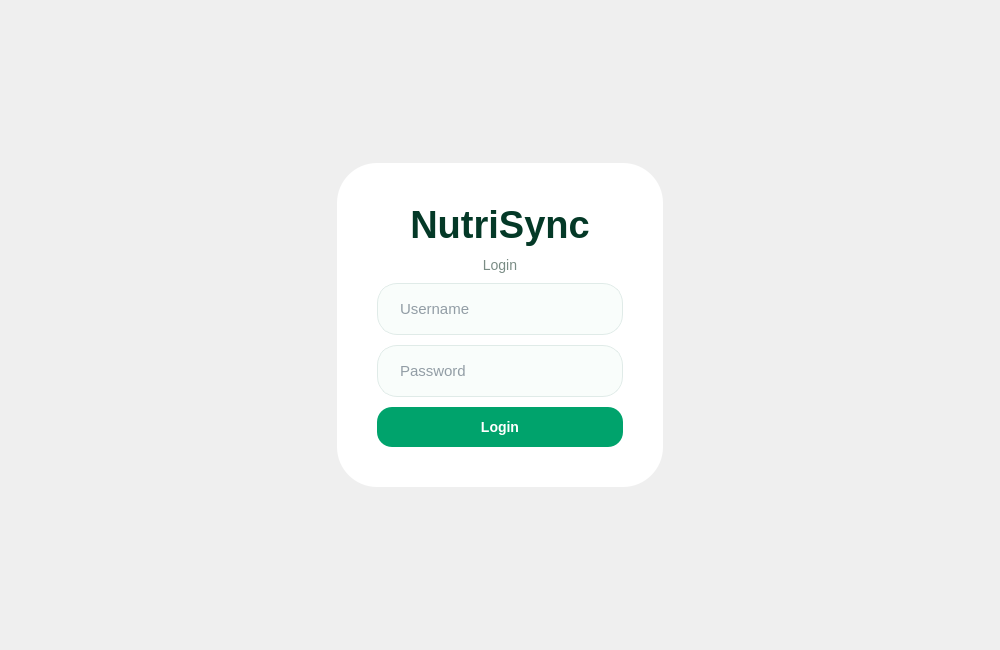
<?xml version="1.0" encoding="UTF-8"?>
<ui version="4.0">
 <class>Dialog</class>
 <widget class="QDialog" name="Dialog">
  <property name="geometry">
   <rect>
    <x>0</x>
    <y>0</y>
    <width>1000</width>
    <height>650</height>
   </rect>
  </property>
  <property name="windowTitle">
   <string>Dialog</string>
  </property>
  <property name="styleSheet">
   <string notr="true">QDialog#Dialog {
    border-image: url(&quot;img/fondo.png&quot;);
}</string>
  </property>
  <layout class="QGridLayout" name="gridLayout">
   <item row="1" column="1">
    <widget class="QFrame" name="frame_login">
     <property name="maximumSize">
      <size>
       <width>450</width>
       <height>400</height>
      </size>
     </property>
     <property name="styleSheet">
      <string notr="true">QFrame#frame_login {
    background-color: #FFFFFF;
    border-radius: 40px;
    border: none;
}

QLabel#lbl_titulo {
    color: #043927;
    font-family: &quot;Segoe UI Variable Display&quot;, &quot;Segoe UI&quot;, sans-serif;
    font-size: 38px;
    font-weight: 600;
    background: transparent;
}

QLabel#lbl_login {
    color: #7A8C85;
    font-size: 14px;
    background: transparent;
}

QLineEdit {
    border: 1px solid #E0EBE8;
    border-radius: 20px;
    padding: 15px 20px;
    background-color: #F9FDFB;
    color: #2C3E50;
    font-size: 15px;
}

QLineEdit:focus {
    border: 1px solid #00A36C;
    background-color: #FFFFFF;
}

QPushButton#btn_login {
    background-color:#00A36C;
    color: white;
    border-radius: 15px;
    padding: 12px;
    font-weight: bold;
    font-size: 14px;
}

QPushButton#btn_login:hover {
    background-color: #008155;
}

QPushButton#btn_login:pressed {
    background-color: #006b46;
    padding-left: 14px;
}</string>
     </property>
     <property name="frameShape">
      <enum>QFrame::StyledPanel</enum>
     </property>
     <property name="frameShadow">
      <enum>QFrame::Raised</enum>
     </property>
     <layout class="QVBoxLayout" name="verticalLayout">
      <property name="spacing">
       <number>10</number>
      </property>
      <property name="leftMargin">
       <number>40</number>
      </property>
      <property name="topMargin">
       <number>40</number>
      </property>
      <property name="rightMargin">
       <number>40</number>
      </property>
      <property name="bottomMargin">
       <number>40</number>
      </property>
      <item>
       <widget class="QLabel" name="lbl_titulo">
        <property name="text">
         <string>NutriSync</string>
        </property>
        <property name="alignment">
         <set>Qt::AlignCenter</set>
        </property>
       </widget>
      </item>
      <item>
       <widget class="QLabel" name="lbl_login">
        <property name="text">
         <string>Login</string>
        </property>
        <property name="alignment">
         <set>Qt::AlignCenter</set>
        </property>
       </widget>
      </item>
      <item>
       <widget class="QLineEdit" name="text_username">
        <property name="placeholderText">
         <string>Username</string>
        </property>
       </widget>
      </item>
      <item>
       <widget class="QLineEdit" name="txt_password">
        <property name="echoMode">
         <enum>QLineEdit::Password</enum>
        </property>
        <property name="placeholderText">
         <string>Password</string>
        </property>
       </widget>
      </item>
      <item>
       <widget class="QPushButton" name="btn_login">
        <property name="minimumSize">
         <size>
          <width>0</width>
          <height>40</height>
         </size>
        </property>
        <property name="text">
         <string>Login</string>
        </property>
       </widget>
      </item>
     </layout>
    </widget>
   </item>
   <item row="1" column="2">
    <spacer name="horizontalSpacer_2">
     <property name="orientation">
      <enum>Qt::Horizontal</enum>
     </property>
     <property name="sizeHint" stdset="0">
      <size>
       <width>40</width>
       <height>20</height>
      </size>
     </property>
    </spacer>
   </item>
   <item row="2" column="1">
    <spacer name="verticalSpacer">
     <property name="orientation">
      <enum>Qt::Vertical</enum>
     </property>
     <property name="sizeHint" stdset="0">
      <size>
       <width>20</width>
       <height>40</height>
      </size>
     </property>
    </spacer>
   </item>
   <item row="1" column="0">
    <spacer name="horizontalSpacer">
     <property name="orientation">
      <enum>Qt::Horizontal</enum>
     </property>
     <property name="sizeHint" stdset="0">
      <size>
       <width>40</width>
       <height>20</height>
      </size>
     </property>
    </spacer>
   </item>
   <item row="0" column="1">
    <spacer name="verticalSpacer_2">
     <property name="orientation">
      <enum>Qt::Vertical</enum>
     </property>
     <property name="sizeHint" stdset="0">
      <size>
       <width>20</width>
       <height>40</height>
      </size>
     </property>
    </spacer>
   </item>
  </layout>
 </widget>
 <resources/>
 <connections/>
</ui>
